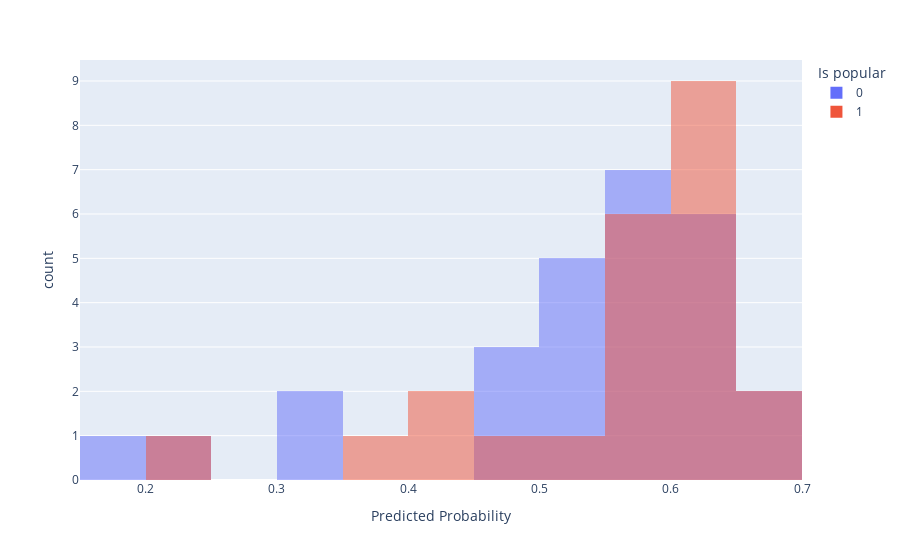

Source (notebook cell):
### Markdown cell above
***Predicted probability densities***

### Code cell
px.histogram(evaluation_df, x='Predicted Probability', color='Is popular',
             nbins=20, opacity=0.5,
             barmode='overlay')

### Figure 1 — Plotly figure (JSON) as saved in the notebook; plotly's stock layout.template omitted (floating-point values rounded to 4 significant figures)
{"data": [{"alignmentgroup": "True", "bingroup": "x", "hovertemplate": "Is popular=0<br>Predicted Probability=%{x}<br>count=%{y}<extra></extra>", "legendgroup": "0", "marker": {"color": "#636efa", "opacity": 0.5, "pattern": {"shape": ""}}, "name": "0", "nbinsx": 20, "offsetgroup": "0", "orientation": "v", "showlegend": true, "type": "histogram", "x": [0.5529, 0.5565, 0.6135, 0.5175, 0.2336, 0.3136, 0.5955, 0.4846, 0.5281, 0.5032, 0.6152, 0.5916, 0.4993, 0.3316, 0.5827, 0.6421, 0.654, 0.6639, 0.5975, 0.4958, 0.6142, 0.5672, 0.5278, 0.6076, 0.1745, 0.5369, 0.642], "xaxis": "x", "yaxis": "y"}, {"alignmentgroup": "True", "bingroup": "x", "hovertemplate": "Is popular=1<br>Predicted Probability=%{x}<br>count=%{y}<extra></extra>", "legendgroup": "1", "marker": {"color": "#EF553B", "opacity": 0.5, "pattern": {"shape": ""}}, "name": "1", "nbinsx": 20, "offsetgroup": "1", "orientation": "v", "showlegend": true, "type": "histogram", "x": [0.5451, 0.6023, 0.5777, 0.4413, 0.5742, 0.641, 0.4938, 0.5599, 0.3959, 0.6421, 0.243, 0.6653, 0.6666, 0.605, 0.6112, 0.6414, 0.6083, 0.576, 0.6248, 0.6144, 0.5878, 0.5958, 0.4306], "xaxis": "x", "yaxis": "y"}], "layout": {"barmode": "overlay", "legend": {"title": {"text": "Is popular"}, "tracegroupgap": 0}, "margin": {"t": 60}, "xaxis": {"anchor": "y", "domain": [0, 1], "title": {"text": "Predicted Probability"}}, "yaxis": {"anchor": "x", "domain": [0, 1], "title": {"text": "count"}}}}
